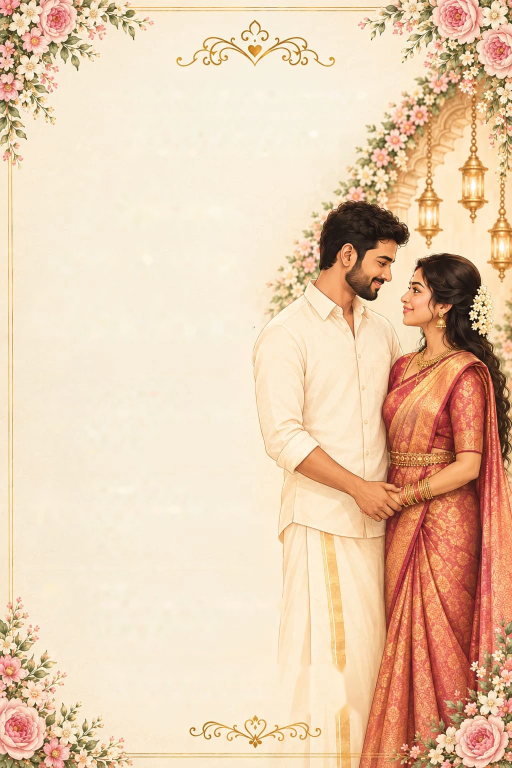
#> input picture docs/poster/art/plate.png, 1024 x 1536 px (shown at 1/2 size)
$ python make-plate.py art/plate.png art/plate.png art/plate.png
#> lines starting #> are read from the running program, lines starting #| are printed output that depends on the picture; after the words box and inside, x2 and y2 are one past the last pixel; in counts of white or black regions, pixels touching at a corner belong together
# Erase the printed text from the invite, leaving the art plate.
# uv run --with opencv-python-headless --with numpy python make-plate.py invite.png art/plate.png mask.png
import sys
import cv2
import numpy as np

src, out, maskout = sys.argv[1], sys.argv[2], sys.argv[3]
img = cv2.imread(src)
#> img is the input picture: shape (1536, 1024, 3); mean B, G, R 176.6, 204.2, 232.7
h, w = img.shape[:2]
#> h = 1536; w = 1024

# Region holding the printed text, hugging the couple and the floral corners.
region = np.zeros((h, w), np.uint8)
poly = np.array([
    (150, 160), (775, 160), (775, 215), (705, 215), (705, 330),
    (530, 330), (530, 560), (505, 560), (505, 1100), (552, 1150),
    (552, 1330), (720, 1330), (720, 1428), (190, 1428), (190, 1318),
    (160, 1318), (160, 1236), (74, 1236), (74, 1150), (40, 1150),
    (40, 330), (150, 330),
], np.int32)
cv2.fillPoly(region, [poly], 255)
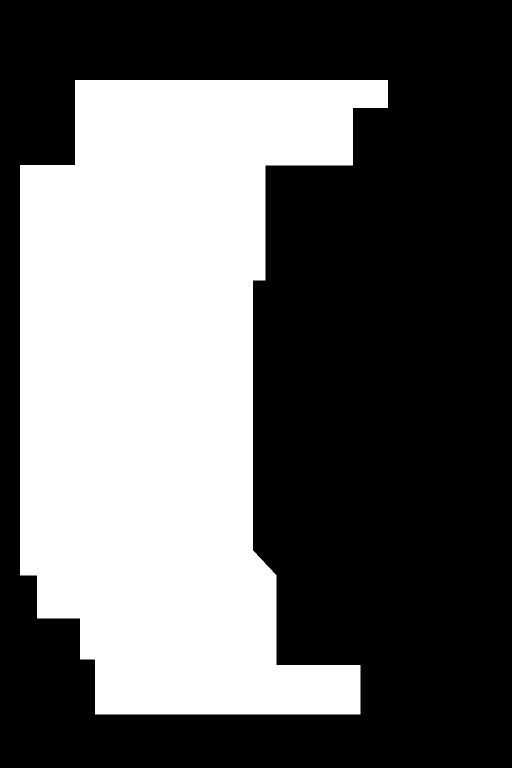
#> region: shape (1536, 1024) (shown at 1/2 size); 39.3% white; 1 white region, box (x1, y1, x2, y2) and area: (40, 160, 776, 1429) 618156

gray = cv2.cvtColor(img, cv2.COLOR_BGR2GRAY)
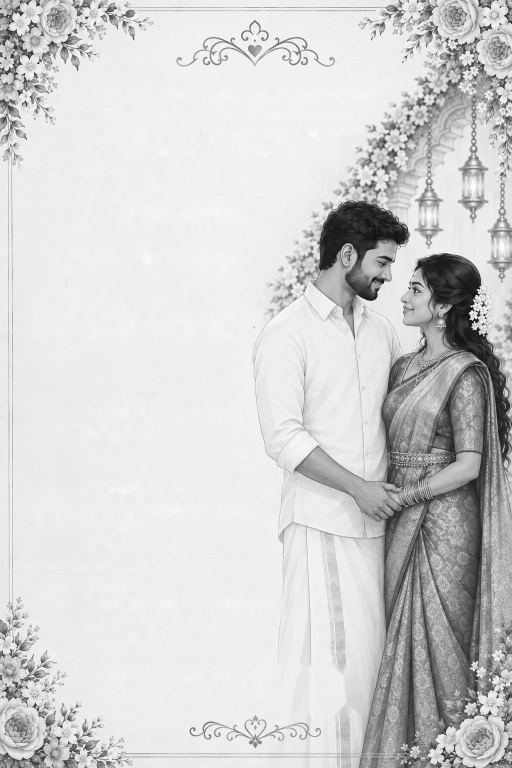
#> gray: shape (1536, 1024) (shown at 1/2 size); min 3, max 255, mean 209.6
lab = cv2.cvtColor(img, cv2.COLOR_BGR2LAB).astype(np.int32)
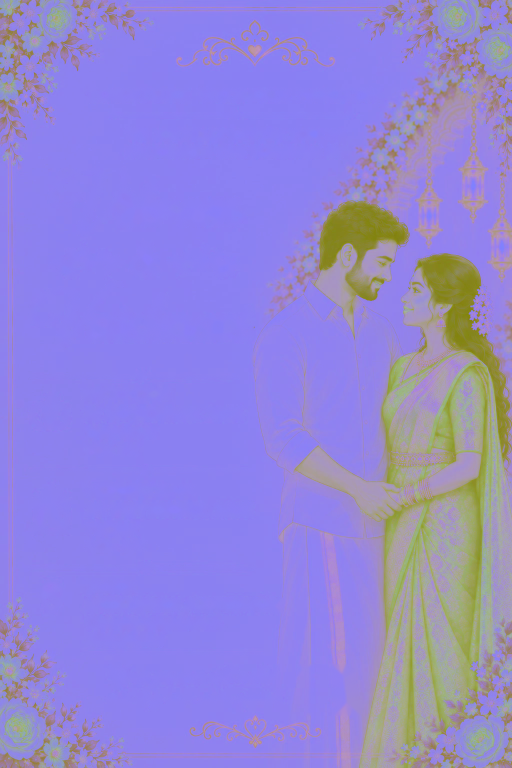
#> lab: shape (1536, 1024, 3) int32 (shown at 1/2 size); mean B, G, R 213.5, 134.7, 146.3
bg = cv2.medianBlur(img, 61)
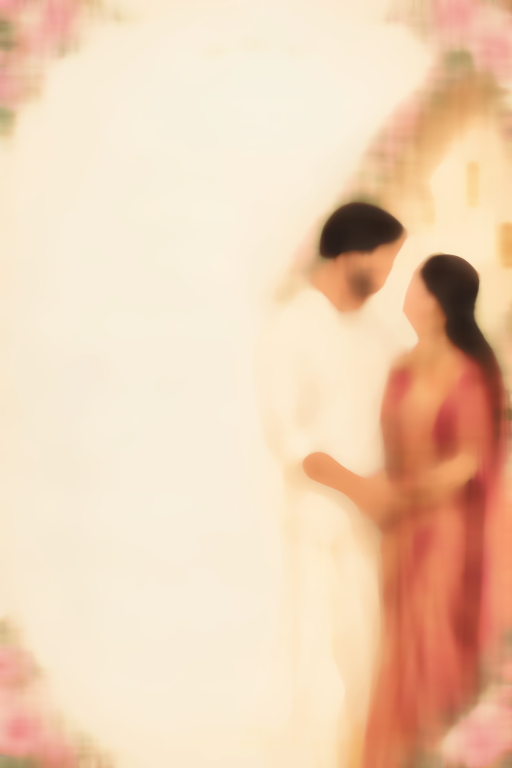
#> bg: shape (1536, 1024, 3) (shown at 1/2 size); mean B, G, R 180.7, 207.9, 237.8
bglab = cv2.cvtColor(bg, cv2.COLOR_BGR2LAB).astype(np.int32)
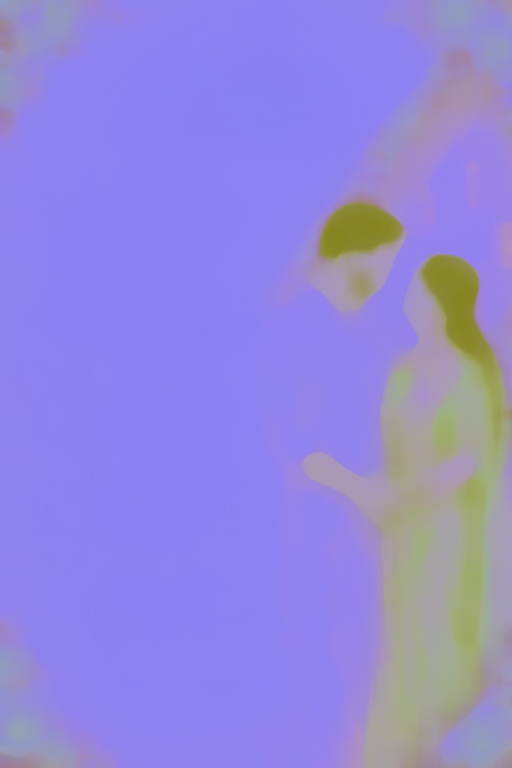
#> bglab: shape (1536, 1024, 3) int32 (shown at 1/2 size); mean B, G, R 217.6, 135.2, 146.1
diff = np.sqrt(((lab - bglab) ** 2).sum(axis=2))
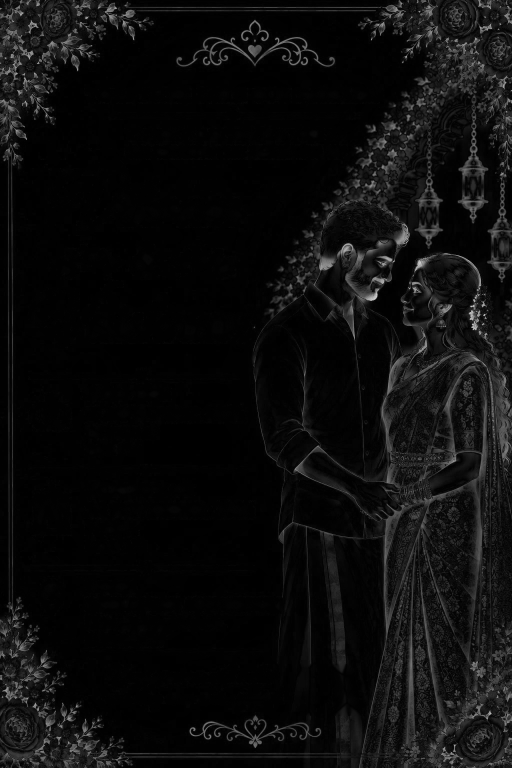
#> diff: shape (1536, 1024) float64 (shown at 1/2 size); min 0, max 223.6, mean 12.7
ink = ((diff > 10) & (region > 0)).astype(np.uint8) * 255
#> ink: shape (1536, 1024); 0.05% white; 50 white regions (43 under 20 px), largest, box (x1, y1, x2, y2) and area: (673, 1411, 695, 1429) 234, (667, 1330, 691, 1346) 231, (701, 1417, 718, 1429) 120
ink = cv2.dilate(ink, cv2.getStructuringElement(cv2.MORPH_ELLIPSE, (7, 7)))
#> ink: shape (1536, 1024); 0.22% white; 39 white regions, largest, box (x1, y1, x2, y2) and area: (670, 1387, 721, 1432) 921, (664, 1327, 694, 1362) 532, (590, 1351, 603, 1378) 246

# "AUDITORIUM" runs onto the veshti; take its tail too.
ink[1195:1228, 540:566] = 255
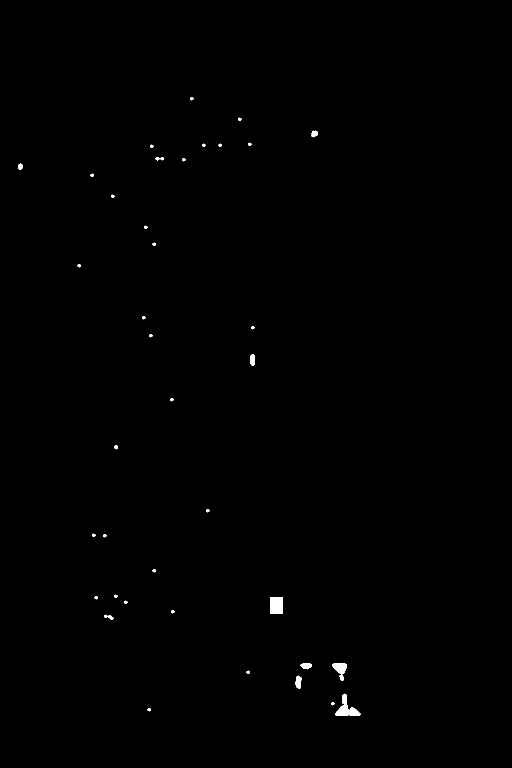
#> ink: shape (1536, 1024) (shown at 1/2 size); 0.27% white; 40 white regions, largest, box (x1, y1, x2, y2) and area: (670, 1387, 721, 1432) 921, (540, 1195, 566, 1228) 858, (664, 1327, 694, 1362) 532

cv2.imwrite(maskout, ink)
clean = cv2.inpaint(img, ink, 6, cv2.INPAINT_TELEA)
cv2.imwrite(out, clean)

$ run again, with docs/poster/art/sprig-left.png copied over docs/poster/art/plate.png
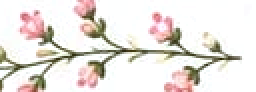
#> input picture docs/poster/art/sprig-left.png, 128 x 46 px (shown 2 times larger)
#> img is the input picture: shape (46, 128, 3); mean B, G, R 222.3, 227.2, 232.9
#> region: shape (46, 128); every value is 0
#> `bglab = cv2.cvtColor(bg, cv2.COLOR_BGR2LAB).astype(np.int32)`:
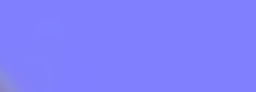
#> bglab: shape (46, 128, 3) int32 (shown 2 times larger); mean B, G, R 254.1, 128.1, 128.2
#> `diff = np.sqrt(((lab - bglab) ** 2).sum(axis=2))`:
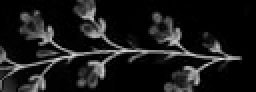
#> diff: shape (46, 128) float64 (shown 2 times larger); min 0, max 218.2, mean 25.8

$ run again, with docs/poster/art/sprig-right.png copied over docs/poster/art/plate.png
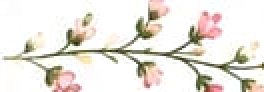
#> input picture docs/poster/art/sprig-right.png, 132 x 46 px (shown 2 times larger)
#> img is the input picture: shape (46, 132, 3); mean B, G, R 221.3, 228.5, 233.3
#> region: shape (46, 132); every value is 0
#> `bglab = cv2.cvtColor(bg, cv2.COLOR_BGR2LAB).astype(np.int32)`:
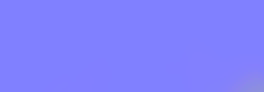
#> bglab: shape (46, 132, 3) int32 (shown 2 times larger); mean B, G, R 254.4, 128.1, 128.5
#> `diff = np.sqrt(((lab - bglab) ** 2).sum(axis=2))`:
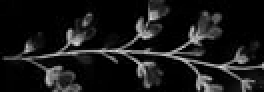
#> diff: shape (46, 132) float64 (shown 2 times larger); min 0, max 221.7, mean 24.9
